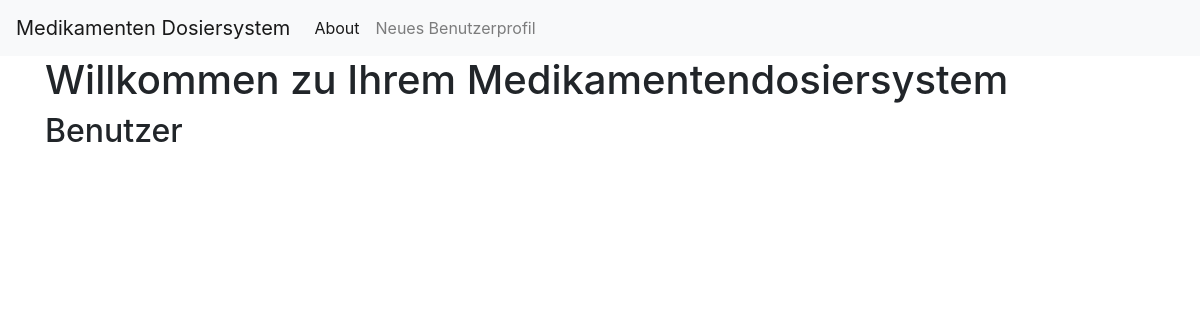
Before: / with the older database file.
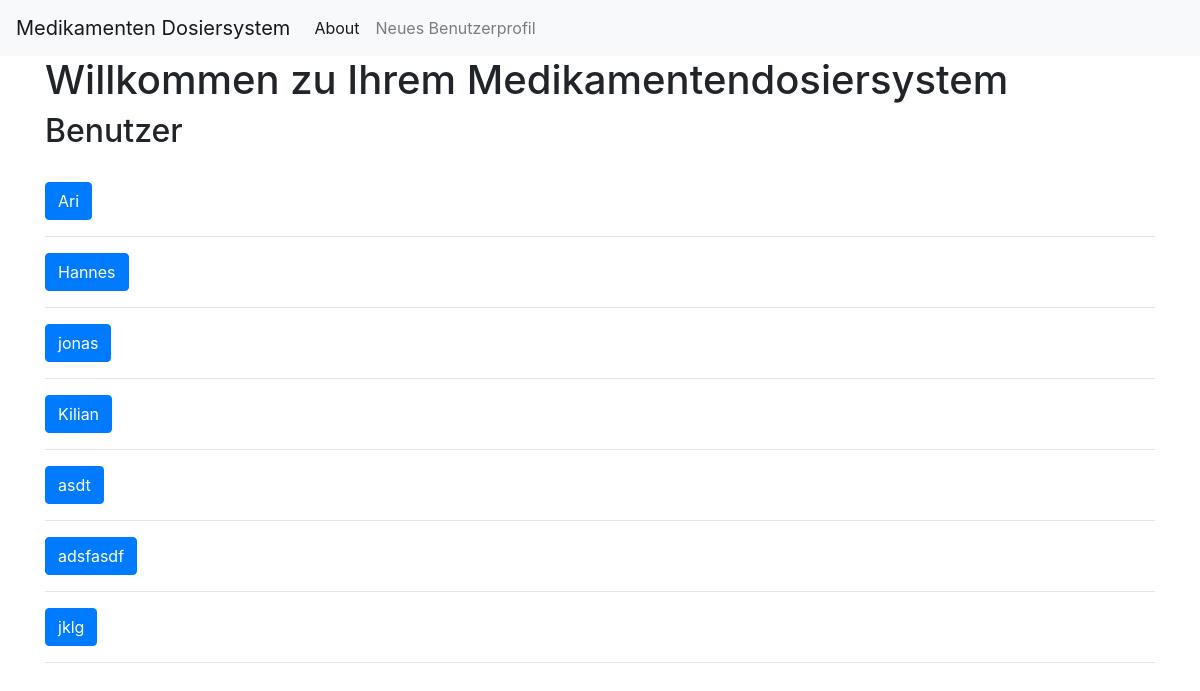
After: the same page with the newer database file.
### tables this page shows
CREATE TABLE Users (
    user_id INTEGER PRIMARY KEY AUTOINCREMENT,
    name TEXT NOT NULL
);

### app.py (the view)
@app.route('/')
def index():
    conn = get_db_connection()
    users = conn.execute('SELECT * FROM Users').fetchall()
    conn.close()
    return render_template('index.html', users=users)

### app.py (called while the page is built)
def get_db_connection():
    conn = sqlite3.connect('database.db')
    conn.row_factory = sqlite3.Row
    return conn

### templates/index.html
{% extends 'base.html' %}
{% block content %}
    <h1>{% block title %} Willkommen zu Ihrem Medikamentendosiersystem{% endblock %}</h1>
    <h2>Benutzer</h2>
    <br>
    {% for user in users %}
    <a href="{{ url_for('displayUser', user_id=user['user_id']) }}">
        <button class="btn btn-primary">{{ user['name'] }}</button>
    </a>
    <hr>
    {% endfor %}
{% endblock %}

### templates/base.html (shortened to what this page needs)
<!doctype html>
<html lang="en">
  <head>
    <link rel="stylesheet" href="https://stackpath.bootstrapcdn.com/bootstrap/4.3.1/css/bootstrap.min.css">
  </head>
  <body>
    <nav class="navbar navbar-expand-md navbar-light bg-light">
        <a class="navbar-brand" href="{{ url_for('index')}}">Medikamenten Dosiersystem</a>
        <div class="collapse navbar-collapse" id="navbarNav">
            <ul class="navbar-nav">
            <li class="nav-item active">
                <a class="nav-link" href="#">About</a>
            </li>
            <li class="nav-item">
              <a class="nav-link" href="{{url_for('createUser')}}">Neues Benutzerprofil</a>
            </li>
            </ul>
        </div>
    </nav>
    <div class="container">
        {% block content %}{% endblock %}
    </div>
  </body>
</html>

Changed rows visible on the page:
added Users: name "Ari"
added Users: name "Hannes"
added Users: name "jonas"
added Users: name "Kilian"
added Users: name "asdt"
added Users: name "adsfasdf"
added Users: name "jklg"
